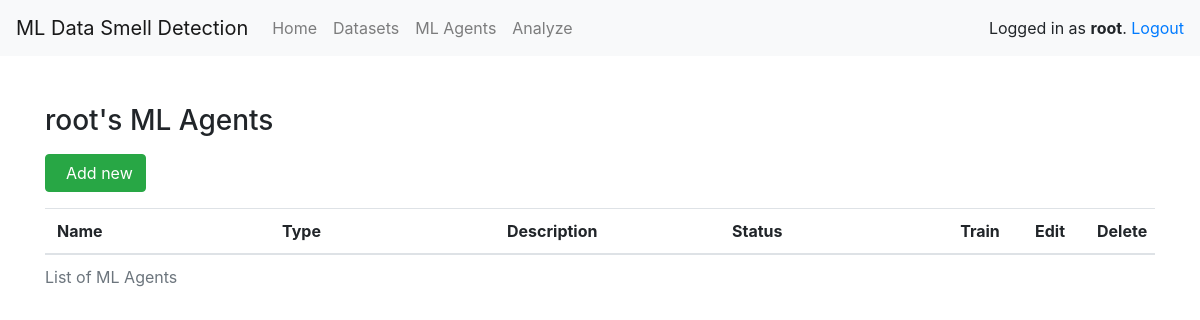
Page /agents/ (signed in) on the earlier database version.
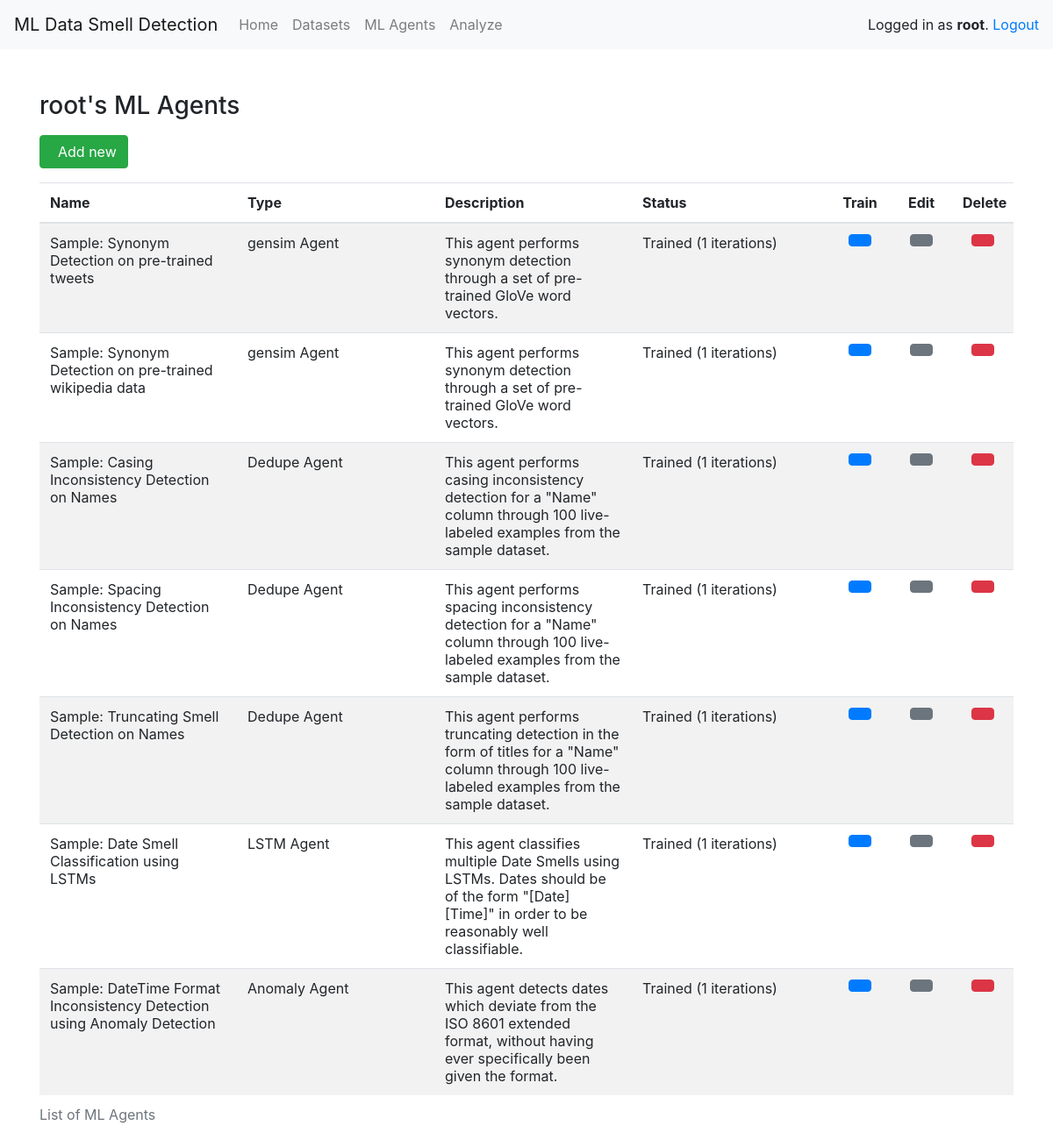
Same page on the later database version.
### main/models.py (models this page shows, shortened)
class Agent(models.Model):
    name = models.CharField(max_length=255)
    description = models.TextField(null=True)
    agent_type = models.ForeignKey(AgentType, unique=False, on_delete=models.RESTRICT, null=True)
    user = models.ForeignKey(User, unique=False, on_delete=models.CASCADE, null=True)
    dataset = models.ForeignKey(Dataset, unique=False, on_delete=models.RESTRICT, null=True)
    external_set_key = models.CharField(max_length=255, null=True)
    external_prepared = models.BooleanField(null=True, default=False)
    iterations = models.IntegerField(default=0)
    model = models.FileField(upload_to=user_model_directory_path, null=True)
    settings = models.FileField(upload_to=user_model_directory_path, null=True)
    def status(self):
        if self.settings or self.external_prepared:
            return "Trained (" + str(self.iterations) + " iterations)"
        elif self.model:
            return "In Training"
        elif self.dataset or self.external_set_key:
            return "Training Data Defined"
        else:
            return "Uninitialized"

class AgentType(models.Model):
    name = models.CharField(max_length=255)

### main/views_agents.py (the view)
# urls.py: path('agents/', views_agents.agents, name='agents'),
def agents(request):
    if not request.user.is_authenticated:
        return redirect('/user/login')
    agents = Agent.objects.filter(user=request.user)
    form = DeleteAgentForm()
    form.fields['id'].widget = forms.HiddenInput()
    if "agent_id" in request.session: del request.session["agent_id"]
    return render(request, 'main/agents.html', {"username": request.user.username, "agents": agents, "deleteForm": form})

### main/templates/main/agents.html (shortened to what this page needs)
{% extends "main/baseloggedin.html" %}
{% load crispy_forms_tags %}
{% load static %}
{% block content %}
<div class="container pt-5">
    <h3 class="mb-3">{{ username }}'s ML Agents</h3>
    <a href="/agents/add"><button class="btn btn-success">Add new</button></a>
    <table class="table table-striped mt-3" style="table-layout:fixed;">
        <caption>List of ML Agents</caption>
        <thead>
            <tr>
                <th scope="col">Name</th>
                <th scope="col">Type</th>
                <th scope="col">Description</th>
                <th scope="col">Status</th>
                <th scope="col" style="width:70px;" class="text-center">Train</th>
                <th scope="col" style="width:70px;" class="text-center">Edit</th>
                <th scope="col" style="width:70px;" class="text-center">Delete</th>
            </tr>
        </thead>
        <tbody>
        <tbody>
            {% for agent in agents %}
            <tr>
                <td>{{agent.name}}</td>
                <td>{{agent.agent_type.name}}</td>
                <td>{{agent.description}}</td>
                <td>{{agent.status}}</td>
                {% if agent.external_set_key or agent.dataset %} <td class="text-center"><a
                        href="/agents/train/{{agent.id}}"><button class="btn btn-primary" data-toggle="modal"
                            data-target="#loadingValidationModal"></button></a>
                </td>
                {% else %} <td class="text-center"><a href="/agents/train/{{agent.id}}"><button
                            class="btn btn-primary"><span class="oi oi-copywriting"></span></button></a></td>
                {% endif %}
                <td class="text-center"><a href="/agents/{{agent.id}}"><button class="btn btn-secondary"></button></a></td>
                <td class="text-center"><button class="btn btn-danger"
                        onclick="openDeleteAgent({{agent.id}}, '{{agent.name}}')"></button></td>
            </tr>
            {% endfor %}
        </tbody>
        </tbody>
    </table>
</div>
{% endblock %}

### main/templates/main/baseloggedin.html (shortened to what this page needs)
{% load crispy_forms_tags %}
<html lang="en">
<head>
    <link rel="stylesheet" href="https://cdn.jsdelivr.net/npm/bootstrap@4.6.0/dist/css/bootstrap.min.css"
>
    <link href="https://cdnjs.cloudflare.com/ajax/libs/open-iconic/1.1.1/font/css/open-iconic-bootstrap.min.css"
        rel="stylesheet">
</head>
<body>
    <nav class="navbar navbar-expand-lg navbar-light bg-light">
        <span class="navbar-brand">ML Data Smell Detection</span>
        <div class="collapse navbar-collapse" id="navbarNavAltMarkup">
            <div class="navbar-nav">
                <a class="nav-item nav-link" href="/">Home</a>
                <a class="nav-item nav-link" href="/datasets">Datasets</a>
                <a class="nav-item nav-link" href="/agents">ML Agents</a>
                <a class="nav-item nav-link" href="/analyze">Analyze</a>
            </div>
        </div>
        <ul class="navbar-nav ml-auto">
            <li>Logged in as <strong>{{ username }}</strong>. <a href="/user/logout">Logout</a></li>
        </ul>
    </nav>
    {% block content %}{% endblock %}
</body>
</html>

Differences in the rows shown:
added Agent: name "Sample: Synonym Detection on pre-trained tweets", agent_type.name "gensim Agent", description "This agent performs synonym detection through a set of pre-trained GloVe word vectors.", status "Trained (1 iterations)"
added Agent: name "Sample: Synonym Detection on pre-trained wikipedia data", agent_type.name "gensim Agent", description "This agent performs synonym detection through a set of pre-trained GloVe word vectors.", status "Trained (1 iterations)"
added Agent: name "Sample: Casing Inconsistency Detection on Names", agent_type.name "Dedupe Agent", description "This agent performs casing inconsistency detection for a \"Name\" column through 100 live-labeled examples from the sample dataset.", status "Trained (1 iterations)"
added Agent: name "Sample: Spacing Inconsistency Detection on Names", agent_type.name "Dedupe Agent", description "This agent performs spacing inconsistency detection for a \"Name\" column through 100 live-labeled examples from the sample dataset.", status "Trained (1 iterations)"
added Agent: name "Sample: Truncating Smell Detection on Names", agent_type.name "Dedupe Agent", description "This agent performs truncating detection in the form of titles for a \"Name\" column through 100 live-labeled examples from the sample dataset.", status "Trained (1 iterations)"
added Agent: name "Sample: Date Smell Classification using LSTMs", agent_type.name "LSTM Agent", description "This agent classifies multiple Date Smells using LSTMs. Dates should be of the form \"[Date] [Time]\" in order to be reasonably well classifiable.", status "Trained (1 iterations)"
added Agent: name "Sample: DateTime Format Inconsistency Detection using Anomaly Detection", agent_type.name "Anomaly Agent", description "This agent detects dates which deviate from the ISO 8601 extended format, without having ever specifically been given the format.", status "Trained (1 iterations)"
